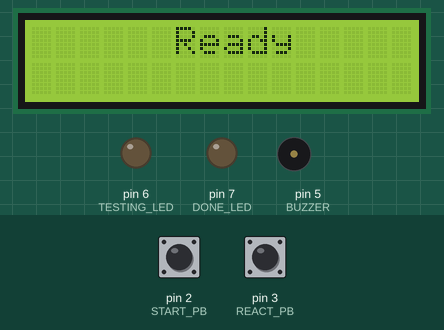
Recording of a sketch running on a simulated Arduino Uno, built with avr-gcc and run on an emulated ATmega328P. On the bench: 16×2 character LCD, output pins drawn as LEDs (lit = HIGH), buzzer (waves = sounding, pin HIGH). The inputs (shaded band) are chosen by the test bench; at power-on: pin 2 (START_PB) HIGH, pin 3 (REACT_PB) HIGH. Random numbers use the default seed unless the sketch sets one.

Above: at 1.3 s.
1.4 s: pin 2 (START_PB) pulled LOW for 0.15 s
At 2.37 s:
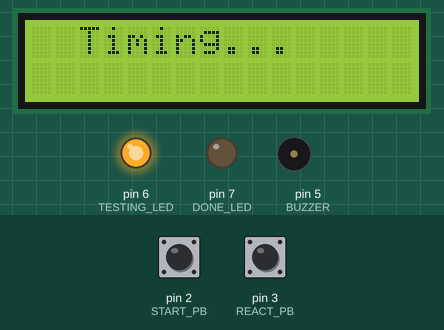
4.5 s: pin 3 (REACT_PB) pulled LOW for 0.15 s
At 5.7 s:
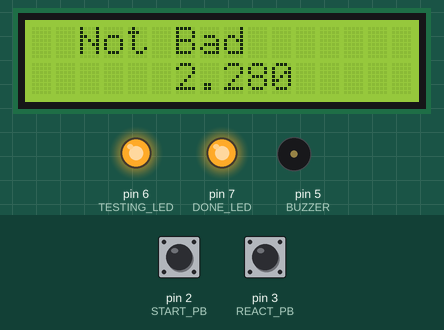
7.6 s: pin 3 (REACT_PB) pulled LOW for 3.2 s
At 11.3 s:
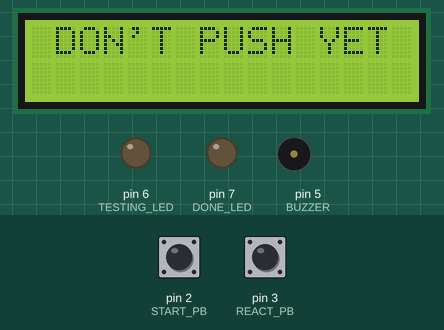
Timing chart, 0 to 12.8 s (numbered marks = the images above; inputs shaded):
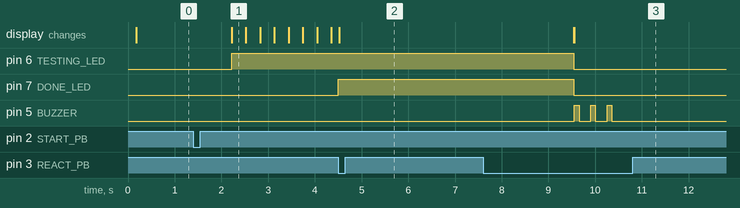

The sketch:

ReactionTimer.ino
```cpp
#include <Wire.h>

#include <LiquidCrystal_I2C.h>

// Project sponsor: Jeff Mayhill
// Mind Junction
// Email: mayhill@slingshot.co.nz
// Creator: Cedar Lake Instruments LLC
// Date: March, 2017
//
// Description:
// Times user reaction
// 1 Start button input
// 2 LED on after random time
// 3 Start timer
// 4 Capture user input button or timeout
// 5 Display reaction time
// 6 (optional) buzz tone depending on success or failure


//
// I/O Connections:
// Arduino pin   - I/O description
// 2 - START INPUT
// 3 - REACT INPUT
// 5 - BUZZER
// 6 - TESTING LED
// 7 - DONE LED

// Arduino pin definitions
//#define I2C_ADDR 0x3F // Define I2C Address where the PCF8574A is on my devices
#define I2C_ADDR 0x27  // Define I2C Address where the PCF8574A is
#define START_PB 2
#define REACT_PB 3
#define BUZZER 5
#define TESTING_LED 6
#define DONE_LED 7


// ******************************** ADJUSTMENTS ********************************
#define TIMEOUT 5
#define GAME_DONE_DELAY 5
#define EXCELLENT_TIME 500
#define GOOD_TIME 2000
// Random start delay in milliseconds

#define RANDOMIZER 1000
// Global variables
LiquidCrystal_I2C _lcd(I2C_ADDR,16,2);
// Runs once
void setup()
{
    pinMode(START_PB, INPUT_PULLUP);
    pinMode(REACT_PB, INPUT_PULLUP);
    pinMode(TESTING_LED, OUTPUT);
    pinMode(DONE_LED, OUTPUT);
    pinMode(BUZZER, OUTPUT);

    digitalWrite(BUZZER, LOW);
    digitalWrite(DONE_LED, LOW);
    digitalWrite(TESTING_LED, LOW);

    setupLcd();
    _lcd.setCursor(0,0);
    _lcd.print("      Ready     ");
}

// Runs continuously
void loop()
{
    static int state = 0;
    static unsigned long randomDelay = 0;
    static unsigned long startTime = 0;
    unsigned long range=0;

    switch(state)
    {
        case 0:
            // Wait to start
            digitalWrite(TESTING_LED, LOW);
            digitalWrite(DONE_LED, LOW);

            if (digitalRead(START_PB) == LOW)
            {
                randomDelay = random(500, RANDOMIZER) + millis();
                state = 1;
            }
            if (checkEarlyStart())
            {
                state = 9;
            }
            break;
        case 1:
            // Random time to start timing
            if (millis() < randomDelay)
            {
                if (checkEarlyStart())
                {
                    state = 9;
                }
            }
            else
            {
                _lcd.setCursor(0,0);
                _lcd.print("  Timing...");
                digitalWrite(TESTING_LED, HIGH);
                startTime = millis();
                state = 2;
            }
            break;
        case 2:
            // Timing
            printTimingInfo(startTime);

            if(digitalRead(REACT_PB) == LOW)
            {
                digitalWrite(DONE_LED, HIGH);
                _lcd.setCursor(0,0);
                range = (unsigned long)(millis()-startTime);
                if (range < EXCELLENT_TIME)
                {
                    _lcd.print("  Very Good     ");
                }
                else if (range < GOOD_TIME)
                {
                    _lcd.print("  Good Time     ");
                }
                else
                {
                    _lcd.print("  Not Bad       ");
                }
                state = 3;
            }
            // Check for timeout
            else
            {
                if (millis() > (unsigned long)(startTime + TIMEOUT * 1000))
                {
                    _lcd.setCursor(0,0);
                    _lcd.print("Sorry, too long");
                    state = 3;
                }
            }
            break;
       case 3:
           // Game over
           delay(GAME_DONE_DELAY*1000);
           _lcd.clear();
           _lcd.setCursor(0,0);
           _lcd.print("      Ready     ");
           state = 0;
           break;
       case 9:
            // Error state
            state = 3;
            break;
    }
}

bool checkEarlyStart()
{
    if (digitalRead(REACT_PB) == LOW)
    {
        _lcd.setCursor(0,0);
        _lcd.print(" DON'T PUSH YET");
        for (int i=0; i < 3; i++)
        {
            digitalWrite(BUZZER, HIGH);
            delay(100);
            digitalWrite(BUZZER, LOW);
            delay(250);
        }

        return true;
    }
    else
    {
        return false;
    }
}

// Initialize the LCD
void setupLcd()
{
    // LCD setup
    _lcd.init();
    delay(100);
    // Switch on the backlight
    _lcd.backlight();
}

void printTimingInfo(long startTime)
{
    unsigned long timeNow = millis();
    int sec = ((unsigned long)(timeNow-startTime))/1000;
    int ms = ((unsigned long)(timeNow-startTime))%1000;
    _lcd.setCursor(6,1);
    _lcd.print(sec); _lcd.print("."); _lcd.print(ms); _lcd.print("   ");
}
```

Measured:
- after the input at 1.4 s, pin 6 (TESTING_LED): LOW → HIGH after 0.82 s; the display: changes after 0.82 s (image 1)
- after the input at 4.5 s, pin 7 (DONE_LED): LOW → HIGH at once
- after the input at 7.6 s, pin 5 (BUZZER): alternates HIGH for 0.10 s and LOW for 0.25 s, 6 changes in all, then stays LOW, starting after 2.0 s
